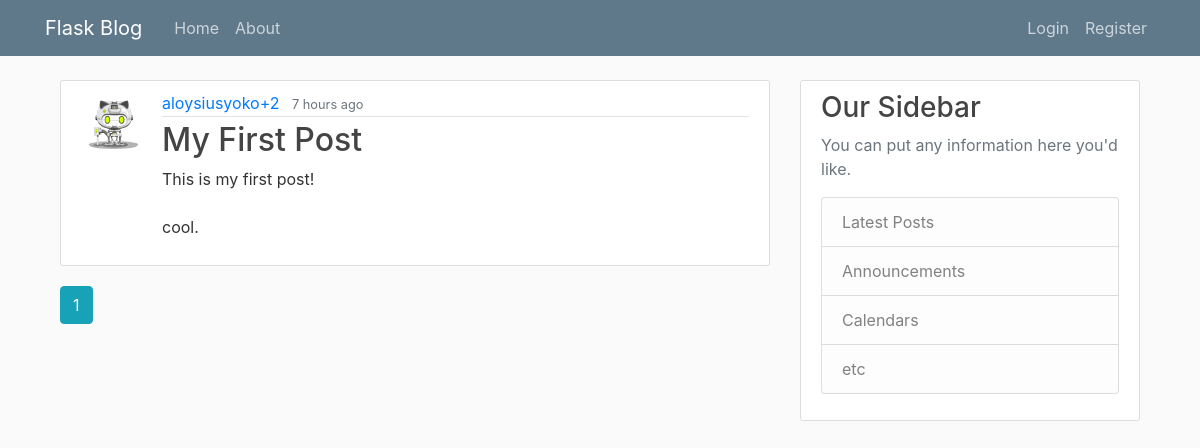
The app's page /home, older data.
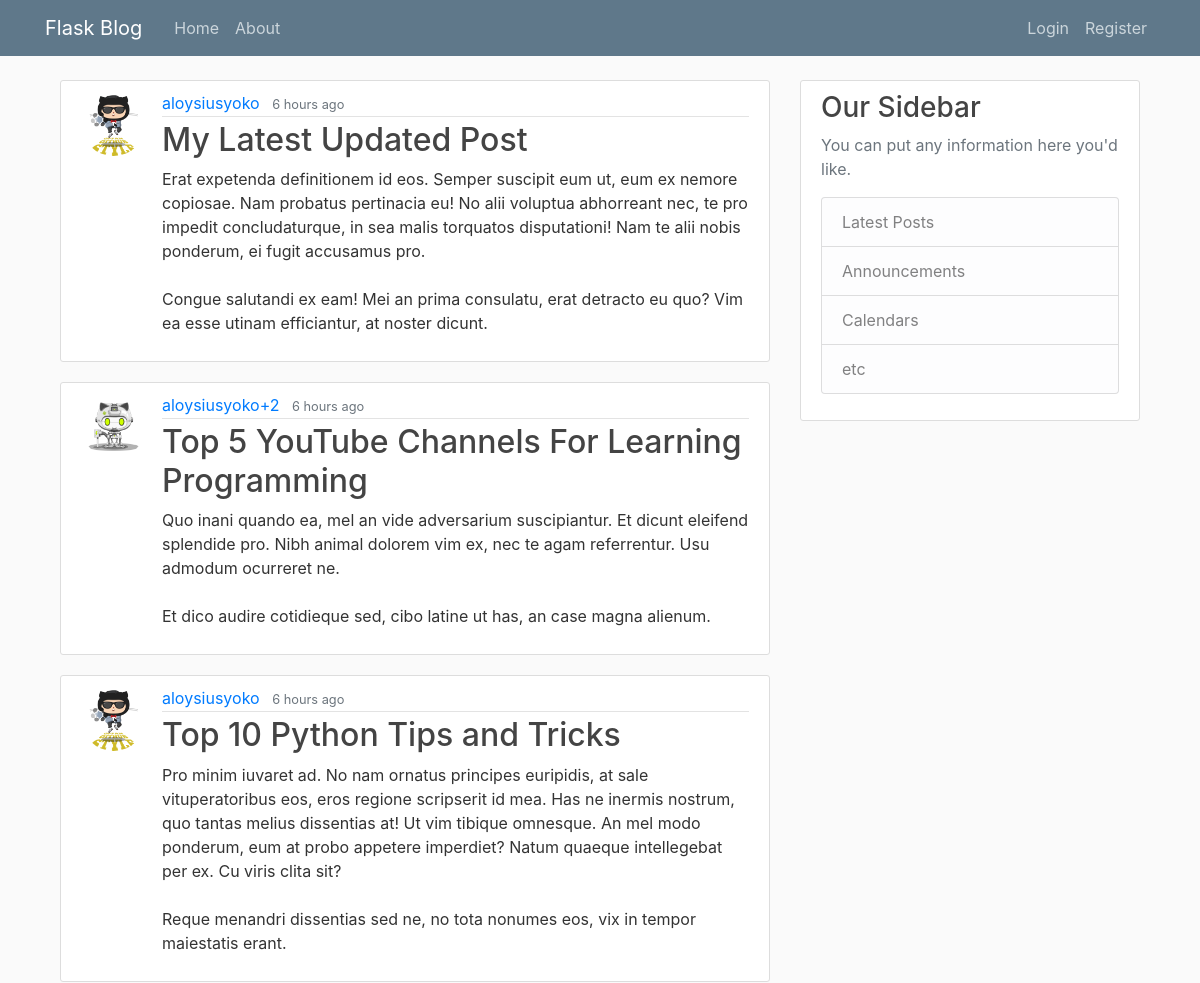
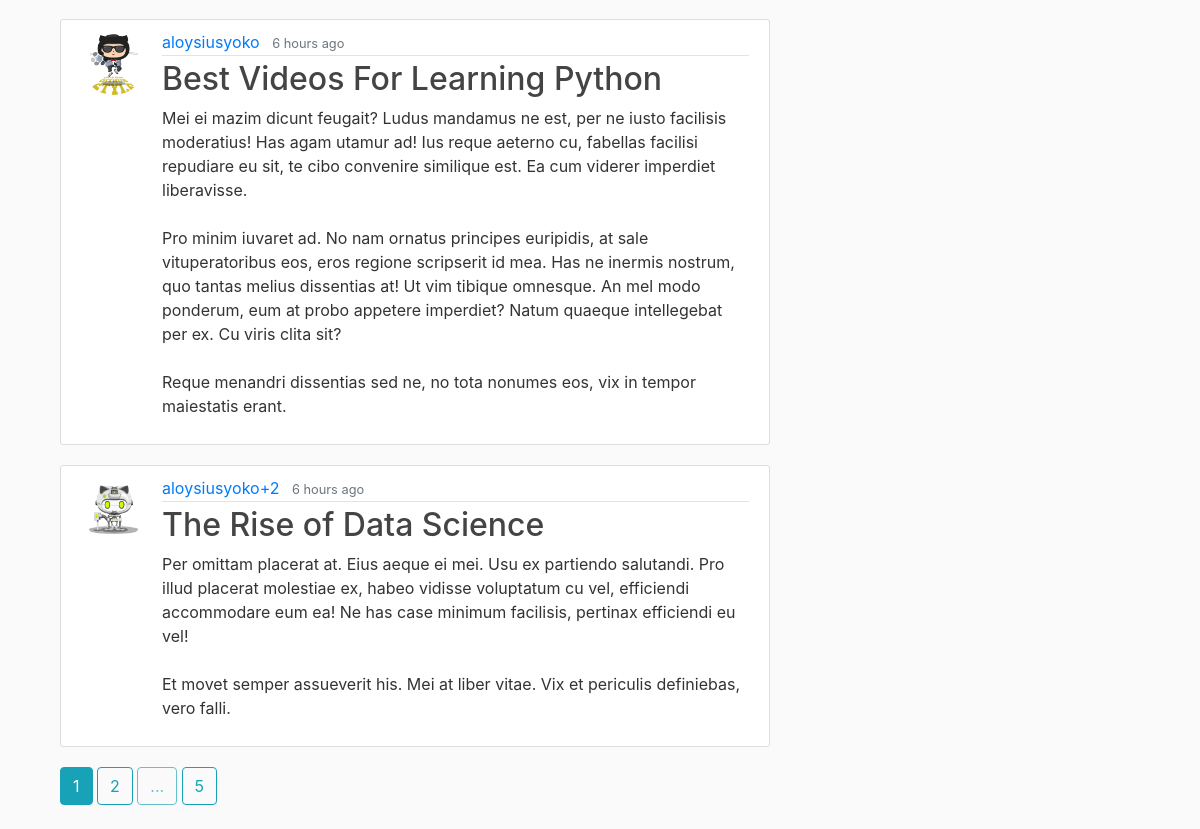
The same page, newer data (2 pictures, top to bottom).
### flaskblog/models.py (models this page shows, shortened)
class Post(db.Model):
    id = db.Column(db.Integer, primary_key=True)
    title = db.Column(db.String(100), nullable=False)
    date_posted = db.Column(db.DateTime, default=datetime.utcnow)
    content = db.Column(db.Text, nullable=False)
    user_id = db.Column(db.Integer, db.ForeignKey('user.id'), nullable=False)

class User(db.Model, UserMixin):
    id = db.Column(db.Integer, primary_key=True)
    username = db.Column(db.String(20), unique=True, nullable=False)
    email = db.Column(db.String(120), unique=True, nullable=False)
    image_file = db.Column(db.String(20), nullable=False,
                           default='default.png')
    password = db.Column(db.String(60), nullable=False)
    posts = db.relationship('Post', backref='author', lazy=True)

### flaskblog/main/routes.py (the view)
@main.route("/")
@main.route("/home")
def home():
    page = request.args.get('page', 1, type=int)
    per_page = request.args.get('per_page', 5, type=int)
    posts = Post.query.order_by(Post.date_posted.desc()).paginate(
        page=page, per_page=per_page)
    return render_template('home.html', posts=posts)

### flaskblog/templates/home.html
{% extends "layout.html" %}
{% block content %}
  {% for post in posts.items %}
    <article class="media content-section">
      <img class="rounded-circle article-img" src="{{ url_for('static', filename='profile_pics/' + post.author.image_file) }}" alt="">
      <div class="media-body">
        <div class="article-metadata">
          <a class="mr-2" href="{{ url_for('users.user_posts', username=post.author.username) }}">{{ post.author.username }}</a>
          <small class="text-muted">{{ moment(post.date_posted).fromNow() }}</small>
        </div>
        <h2>
          <a class="article-title" href="{{ url_for('posts.post', post_id=post.id) }}">{{ post.title }}</a>
        </h2>
        <p class="article-content">{{ post.content }}</p>
      </div>
    </article>
  {% endfor %}
  {% for page_num in posts.iter_pages(left_edge=1, right_edge=1, left_current=1, right_current=2) %}
    {% if page_num %}
      {% if posts.page == page_num %}
        <a class="btn btn-info mb-4" href="{{ url_for('main.home', page=page_num) }}">{{ page_num }}</a>
       {% else %}
        <a class="btn btn-outline-info mb-4" href="{{ url_for('main.home', page=page_num) }}">{{ page_num }}</a>
       {% endif %}
    {% else %}
      <button class="btn btn-outline-info mb-4" disabled>...</button>
    {% endif %}
  {% endfor %}
{% endblock content%}

Row changes from the older to the newer data that the page shows:
no longer on this page (row unchanged): Post: image_file (picture), author.username "aloysiusyoko+2", date_posted "7 hours ago", title "My First Post", content "This is my first post! cool."
added Post: image_file (picture), author.username "aloysiusyoko", date_posted "6 hours ago", title "My Latest Updated Post", content "Erat expetenda definitionem id eos. Semper suscipit eum ut, eum ex nemore copiosae. Nam probatus pertinacia eu! No alii voluptua abhorreant nec, te pro impedit concludaturque, in sea malis torquatos disputationi! Nam te alii nobis ponderum, ei fugit accusamus pro. Congue salutandi ex eam! Mei an prima consulatu, erat detracto eu quo? Vim ea esse utinam efficiantur, at noster dicunt."
added Post: image_file (picture), author.username "aloysiusyoko+2", date_posted "6 hours ago", title "Top 5 YouTube Channels For Learning Programming", content "Quo inani quando ea, mel an vide adversarium suscipiantur. Et dicunt eleifend splendide pro. Nibh animal dolorem vim ex, nec te agam referrentur. Usu admodum ocurreret ne. Et dico audire cotidieque sed, cibo latine ut has, an case magna alienum."
added Post: image_file (picture), author.username "aloysiusyoko", date_posted "6 hours ago", title "Top 10 Python Tips and Tricks", content "Pro minim iuvaret ad. No nam ornatus principes euripidis, at sale vituperatoribus eos, eros regione scripserit id mea. Has ne inermis nostrum, quo tantas melius dissentias at! Ut vim tibique omnesque. An mel modo ponderum, eum at probo appetere imperdiet? Natum quaeque intellegebat per ex. Cu viris clita sit? Reque menandri dissentias sed ne, no tota nonumes eos, vix in tempor maiestatis erant."
added Post: image_file (picture), author.username "aloysiusyoko", date_posted "6 hours ago", title "Best Videos For Learning Python", content "Mei ei mazim dicunt feugait? Ludus mandamus ne est, per ne iusto facilisis moderatius! Has agam utamur ad! Ius reque aeterno cu, fabellas facilisi repudiare eu sit, te cibo convenire similique est. Ea cum viderer imperdiet liberavisse. Pro minim iuvaret ad. No nam ornatus principes euripidis, at sale vituperatoribus eos, eros regione scripserit id mea. Has ne inermis nostrum, quo tantas melius dissentias at! Ut vim tibique omnesque. An mel modo ponderum, eum at probo appetere imperdiet? Natum quaeque intellegebat per ex. Cu viris clita sit? Reque menandri dissentias sed ne, no tota nonumes eos, vix in tempor maiestatis erant."
added Post: image_file (picture), author.username "aloysiusyoko+2", date_posted "6 hours ago", title "The Rise of Data Science", content "Per omittam placerat at. Eius aeque ei mei. Usu ex partiendo salutandi. Pro illud placerat molestiae ex, habeo vidisse voluptatum cu vel, efficiendi accommodare eum ea! Ne has case minimum facilisis, pertinax efficiendi eu vel! Et movet semper assueverit his. Mei at liber vitae. Vix et periculis definiebas, vero falli."
Text that changed along with them:
new list line: "2"
new list line: "5"
